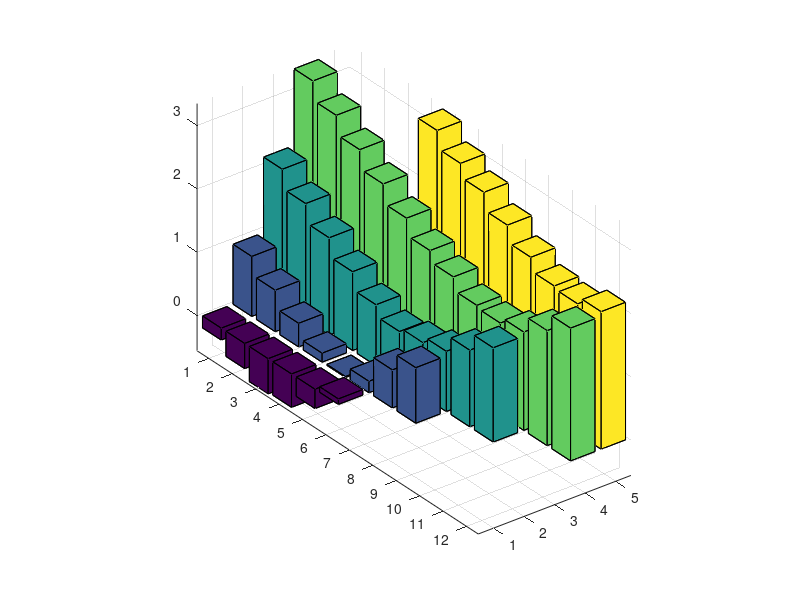

MATLAB code for this plot: (Note: this script raises an error after producing the figure.)
clear
data = load('exp_bgq64.csv');

f = figure();
data = sortrows(data,[1,2]);

ranks = unique(data(:,1));
neurons = unique(data(:,2));

% Resahep data in a 2D array
chunk = NaN(numel(ranks),numel(neurons));
for i = 1:numel(ranks)
    for j = 1:numel(neurons)
        time = data(data(:,1)==ranks(i) & data(:,2)==neurons(j),4);
        if ~isempty(time)
            chunk(i,j) = log10(time);
        end
    end
end

b = bar3(chunk);

% Color bars based on height/value
for j = 1:length(b)
    zdata = b(j).ZData;
    b(j).CData = zdata;
    b(j).FaceColor = 'interp';
end

% Remove bars for NaN values
for i = 1:numel(ranks)
    for j = 1:numel(neurons)
        if isnan(chunk(i,j))
            b(j).ZData((i-1)*6+1:i*6,:) = NaN;
        end
    end
end

zlim([-1,5])
a = f.Children(1);
a.YDir = 'normal';
a.YTickLabel = ranks; ylabel('# Ranks')
a.XTickLabel = neurons; xlabel('# Neurons/Layer)')
a.ZTickLabel = 10.^(a.ZTick); zlabel('Time (sec)')
% a.FontSize = 18;
title('Overall Training Time')

% print(f,sprintf('read%d.png',nfiles(i)),'-dpng')
